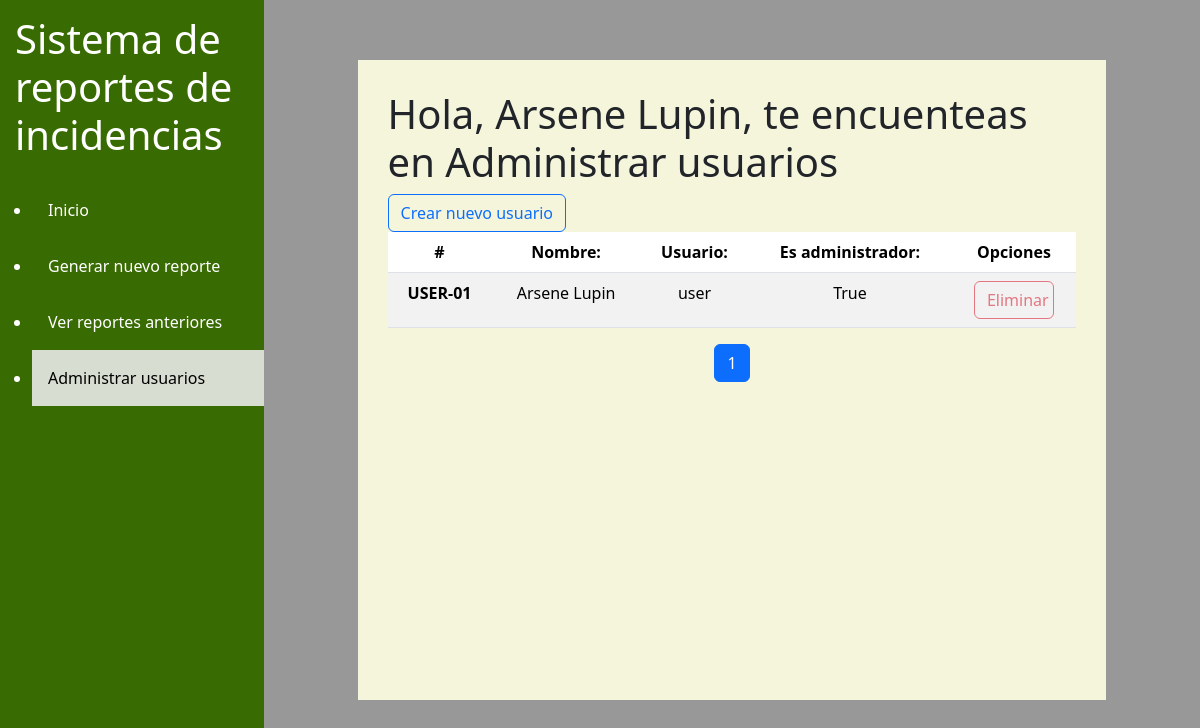
The page /userManagment/ (signed in) on the database as committed earlier.
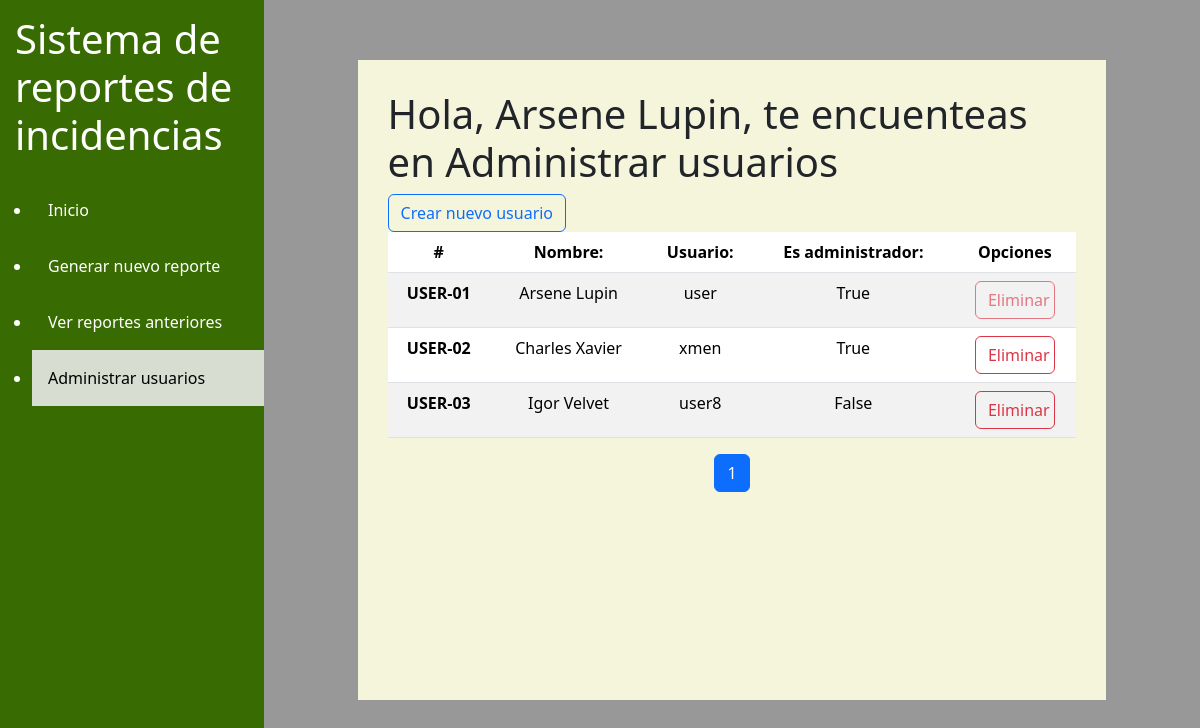
The same page on the database as committed later.
### appIncidencias/models.py (models this page shows, shortened)
class Tech_support_employee(AbstractBaseUser, PermissionsMixin):
    username = models.CharField(max_length=30, unique=True)
    pile_name = models.CharField(max_length=30)
    sur_name = models.CharField(max_length=30)
    is_active = models.BooleanField(default=True)
    is_admin = models.BooleanField(default=False)
    id = models.CharField(max_length=20, primary_key=True, editable=True)
    objects = TechSupportEmployeeManager()
    USERNAME_FIELD = 'username'
    REQUIRED_FIELDS = ['pile_name', 'sur_name']
    def __str__(self):
        return f"{self.pile_name} {self.sur_name}"

### appIncidencias/views.py (the view, shortened to what this page needs)
# urls.py: path('userManagment/', user_managment, name='userManagment'),
@user_passes_test(admin_required)
@login_required
def user_managment(request):
    users_list = Tech_support_employee.objects.all()
    paginator = Paginator(users_list, 10)
    page_number = request.GET.get('page')
    users = paginator.get_page(page_number)
    context = {
        'users': users,
    }
    return render(request, 'core/userManagment.html', context)

### appIncidencias/views.py (called while the page is built)
def admin_required(user):
    return user.is_authenticated and user.is_admin

### appIncidencias/templates/core/userManagment.html (shortened to what this page needs)
<!DOCTYPE html>
<html lang="es">
<head>
    <link rel="stylesheet" href="https://cdn.jsdelivr.net/npm/bootstrap-icons@1.11.3/font/bootstrap-icons.min.css">
    {% load bootstrap5 %}
    {% bootstrap_css %}
    {% load static %}
</head>
<body>
    <div class="left-menu">
        <h1>Sistema de reportes de incidencias</h1>
        <ul>
            <li><a href="{% url 'home' %}">Inicio</a></li>
            <li><a href="{% url 'addReports' %}">Generar nuevo reporte</a></li>
            <li><a href="{% url 'viewReports' %}">Ver reportes anteriores</a></li>
            <li><a class="active">Administrar usuarios</a></li>
        </ul>
    </div>
    <div class="background-container">
        <div class="main-container">
            <h1>Hola, {{ user }}, te encuenteas en Administrar usuarios</h1>
            <div id="userBtnDiv">
                <button type="button" class="btn btn-outline-primary" id="newUserBtn" data-toggle="modal"
                    data-target="#createNewUser"> Crear nuevo usuario</button>
            </div>
            <table class="table table-striped" name="users">
                <thead>
                    <tr>
                        <th scope="col">#</th>
                        <th scope="col">Nombre:</th>
                        <th scope="col">Usuario:</th>
                        <th scope="col">Es administrador:</th>
                        <th scope="col">Opciones</th>
                    </tr>
                </thead>
                <tbody>
                    {% for x in users %}
                    <tr>
                        <th scope="row">{{x.id}}</th>
                        <td>{{x}}</td>
                        <td>{{x.username}}</td>
                        <td>{{x.is_admin}}</td>
                        <td>
                            <button {% if x.id == user.id %} disabled {% endif %} type="button"
                                class="btn btn-outline-danger" data-toggle="modal" id="showEraseModalBtn"
                                data-target="#eraseUser" data-id="{{x.id}}" data-action="delete-user"
                                data-name="{{x.pile_name}} {{x.sur_name}}">Eliminar</button>
                        </td>
                    </tr>
                    {% endfor %}
                </tbody>
            </table>
            <nav aria-label="Page navigation">
                <ul class="pagination justify-content-center">
                    {% for num in users.paginator.page_range %}
                    <li class="page-item {% if users.number == num %}active{% endif %}">
                        <a class="page-link" href="?page={{ num }}">{{ num }}</a>
                    </li>
                    {% endfor %}
                </ul>
            </nav>
        </div>
    </div>
</body>
</html>

### appIncidencias/templates/core/userManagment.html (style rules this page uses)
.background-container { background-color: rgb(153, 152, 152); height: 100%; width: calc(100% - 33vh); position: absolute; top: 0; left: 33vh; }
.left-menu { position: absolute; height: 100%; width: 33vh; background-color: rgb(56, 107, 2); color: white; top: 0; left: 0; }
.main-container { background-color: beige; width: 80%; height: 80vh; max-width: 1000px; margin: 60px auto; padding: 30px; position: relative; }
.table th, .table td { text-align: center; }
.table button { width: 80px; }
.left-menu h1 { padding: 15px; }
.left-menu a { display: block; color: white; padding: 16px; text-decoration: none; }
.left-menu a.active { background-color: #ececece2; color: black; }

Rows that differ between the two databases and show on the page:
added Tech_support_employee: id "USER-02", pile_name+sur_name "Charles Xavier", username "xmen", is_admin "True"
added Tech_support_employee: id "USER-03", pile_name+sur_name "Igor Velvet", username "user8", is_admin "False"
